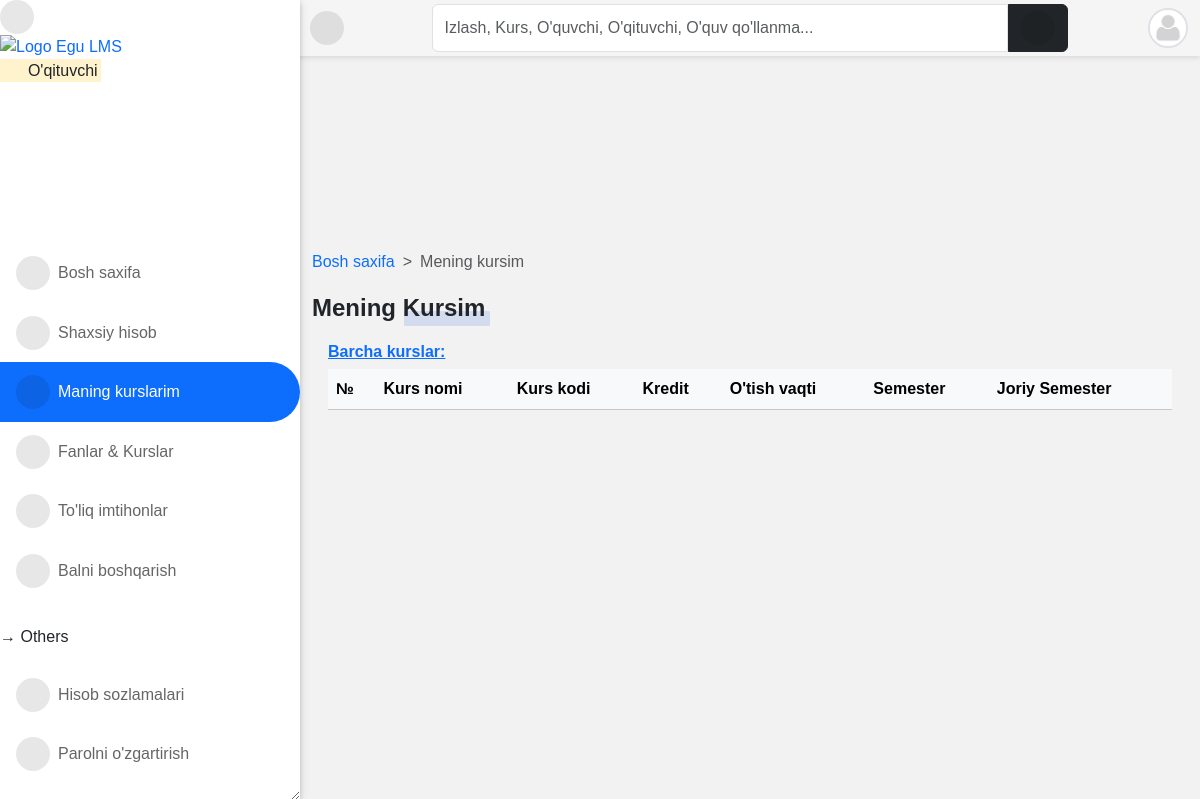
Before: /programs/my_courses/ (signed in) with the older database file.
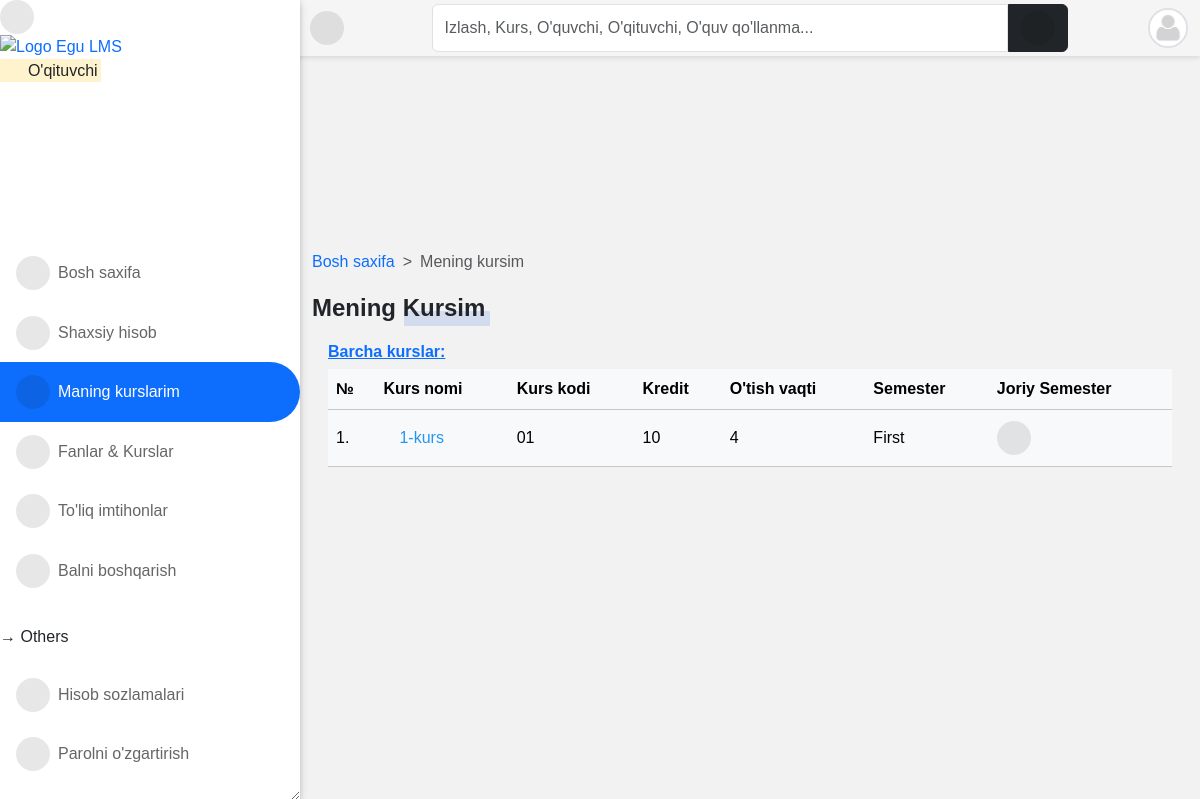
After: the same page with the newer database file.
### course/models.py (models this page shows, shortened)
class Course(models.Model):
    slug = models.SlugField(blank=True, unique=True)
    title = models.CharField(max_length=200, null=True)
    code = models.CharField(max_length=200, unique=True, null=True)
    credit = models.IntegerField(null=True, default=0)
    summary = models.TextField(max_length=200, blank=True, null=True)
    program = models.ForeignKey(Program, on_delete=models.CASCADE)
    level = models.CharField(max_length=25, choices=LEVEL, null=True)
    year = models.IntegerField(choices=YEARS, default=0)
    semester = models.CharField(choices=SEMESTER, max_length=200)
    is_elective = models.BooleanField(default=False, blank=True, null=True)
    objects = CourseManager()
    def get_absolute_url(self):
        return reverse("course_detail", kwargs={"slug": self.slug})
    @property
    def is_current_semester(self):
        from core.models import Semester
        current_semester = Semester.objects.get(is_current_semester=True)
        if self.semester == current_semester.semester:
            return True
        else:
            return False

### course/views.py (the view, shortened to what this page needs)
# urls.py: path("my_courses/", user_course_list, name="user_course_list"),
@login_required
def user_course_list(request):
    if request.user.is_lecturer:
        courses = Course.objects.filter(allocated_course__lecturer__pk=request.user.id)
        return render(request, "course/user_course_list.html", {"courses": courses})
    else:
        return render(request, "course/user_course_list.html")

### accounts/models.py (called while the page is built)
    @property
    def get_user_role(self):
        if self.is_superuser:
            role = "Boshliq"
        elif self.is_student:
            role = "O'quvchi"
        elif self.is_lecturer:
            role = "O'qituvchi"
        elif self.is_parent:
            role = "Ota-ona"
        return role

### templates/course/user_course_list.html (shortened to what this page needs)
{% extends 'base.html' %}
{% load static %}
{% block content %}
<nav style="--bs-breadcrumb-divider: '>';" aria-label="breadcrumb">
    <ol class="breadcrumb">
        <li class="breadcrumb-item"><a href="/">Bosh saxifa</a></li>
        <li class="breadcrumb-item active" aria-current="page">Mening kursim</li>
    </ol>
</nav>
{% if request.user.is_lecturer %}
    <div class="title-1">Mening kursim</div>
{% endif %}
<div class="table-responsive p-3">
    <h6 class="fw-bold text-primary"><u>Barcha kurslar:</u></h6>
    <div class="table-shadow">
        <table class="table table-light">
            <thead>
                <tr>
                    <th>№</th>
                    <th> Kurs nomi </th>
                    <th> Kurs kodi </th>
                    <th> Kredit </th>
                    <th> O'tish vaqti </th>
                    <th> Semester </th>
                    <th> Joriy Semester </th>
                </tr>
            </thead>
            <tbody>
                {% for course in courses %}
                <tr>
                    <td>{{ forloop.counter }}.</td>
                    <td><a href="{{ course.get_absolute_url }}">
                        {{ course.title }}</a></td>
                    <td>{{ course.code }}</td>
                    <td>{{ course.credit }}</td>
                    <td>{{ course.year }}</td>
                    <td>{{ course.semester }}</td>
                    <th>
                        {% if course.is_current_semester == False %}
                        <i class="fas fa-times-circle fa-1-5x danger"></i>
                        {% else %}
                        <i class="fas fa-check-circle"></i>
                        {% endif %}
                    </th>
                </tr>
                {% endfor %}
            </tbody>
        </table>
    </div>
</div>
{% endblock content %}

Changed rows visible on the page:
added Course: title "1-kurs", code "01", credit "10", year "4", semester "First"
